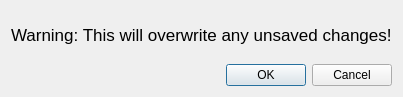
<?xml version="1.0" encoding="UTF-8"?>
<ui version="4.0">
 <class>Dialog</class>
 <widget class="QDialog" name="Dialog">
  <property name="geometry">
   <rect>
    <x>0</x>
    <y>0</y>
    <width>400</width>
    <height>97</height>
   </rect>
  </property>
  <property name="windowTitle">
   <string>Dialog</string>
  </property>
  <layout class="QVBoxLayout" name="verticalLayout">
   <item>
    <widget class="QLabel" name="label">
     <property name="font">
      <font>
       <pointsize>13</pointsize>
       <weight>50</weight>
       <bold>false</bold>
      </font>
     </property>
     <property name="text">
      <string>Warning: This will overwrite any unsaved changes!</string>
     </property>
     <property name="wordWrap">
      <bool>false</bool>
     </property>
    </widget>
   </item>
   <item>
    <widget class="QDialogButtonBox" name="buttonBox">
     <property name="orientation">
      <enum>Qt::Horizontal</enum>
     </property>
     <property name="standardButtons">
      <set>QDialogButtonBox::Cancel|QDialogButtonBox::Ok</set>
     </property>
    </widget>
   </item>
  </layout>
 </widget>
 <resources/>
 <connections>
  <connection>
   <sender>buttonBox</sender>
   <signal>accepted()</signal>
   <receiver>Dialog</receiver>
   <slot>accept()</slot>
   <hints>
    <hint type="sourcelabel">
     <x>248</x>
     <y>254</y>
    </hint>
    <hint type="destinationlabel">
     <x>157</x>
     <y>274</y>
    </hint>
   </hints>
  </connection>
  <connection>
   <sender>buttonBox</sender>
   <signal>rejected()</signal>
   <receiver>Dialog</receiver>
   <slot>reject()</slot>
   <hints>
    <hint type="sourcelabel">
     <x>316</x>
     <y>260</y>
    </hint>
    <hint type="destinationlabel">
     <x>286</x>
     <y>274</y>
    </hint>
   </hints>
  </connection>
 </connections>
</ui>
